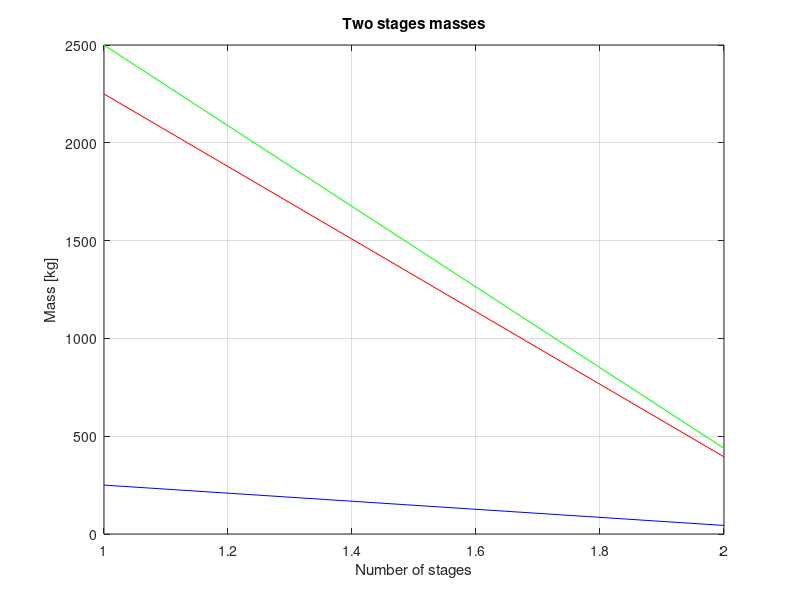
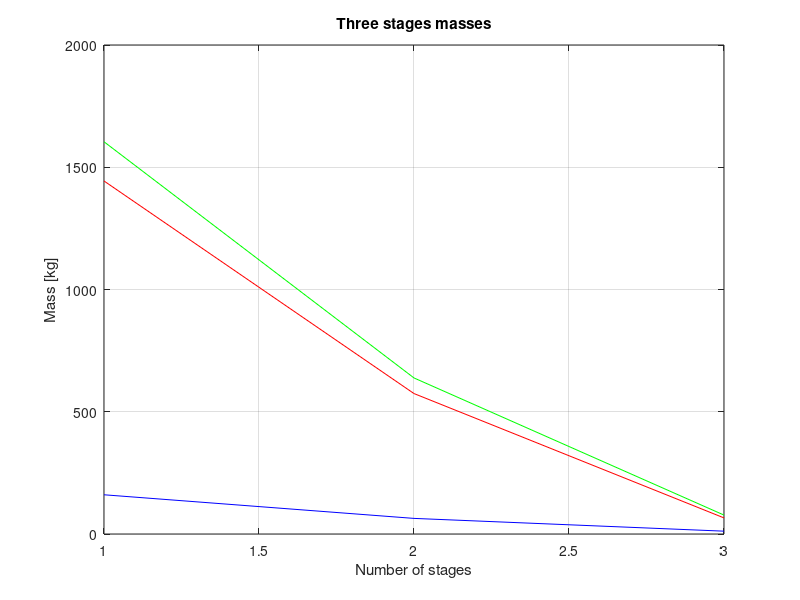
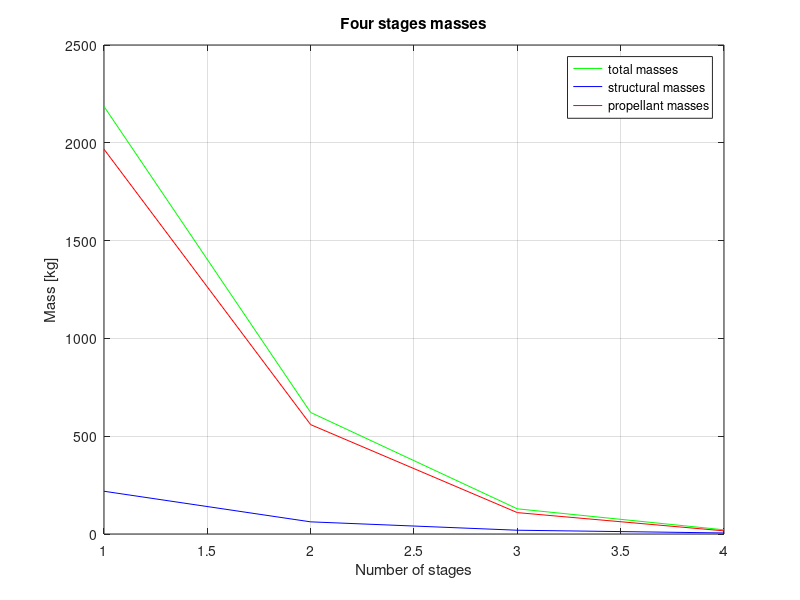
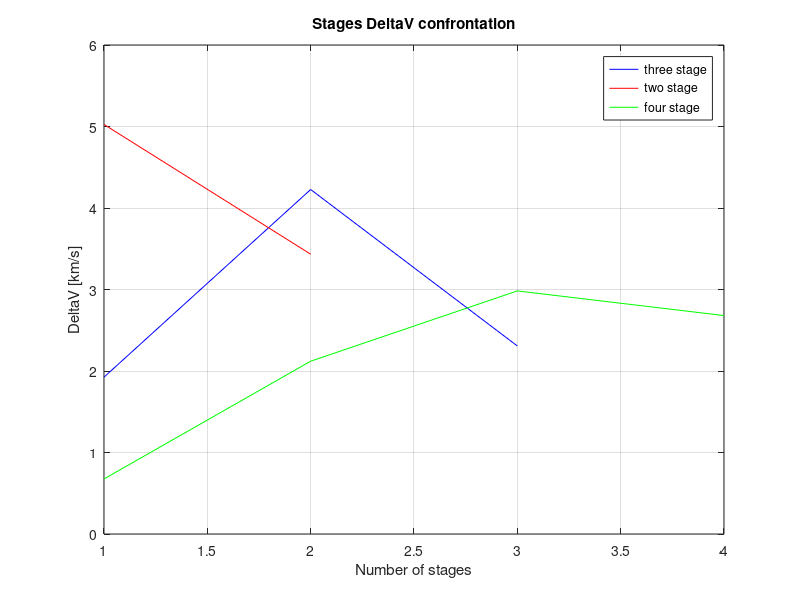

The MATLAB script that drew these images, in order:
close all
clear all
clc

%% DATA:

g = 9.81; %[m/s] GRAVITY ACCELERATION ON EARTH
m_pay = 50; %[kg] PAYLOAD MASS
DeltaV_tot = 8.4586; %[km/s] TOTAL DELTA V NEEDED

%Specific impulses:
Is1 = 250.3; %[s]
Is2 = 310.6; %[s]

%Exhaust velocities:
c1 = Is1*g/1000; %[km/s]
c2 = Is2*g/1000; %[km/s]

%structural coefficients:
eps1 = 0.10;
eps2 = 0.10;
eps3 = 0.15;

%% TWO STAGE OPTIMIZATION:

c = [c1 c2]'; %effective exhaust velocities vector
eps = [eps1 eps2]'; %structural coefficients vector

% LAGRAGIAN MULTIPLIERS COMPUTATION:

fun = @(lambda) DeltaV_tot - c1*log(lambda*c1-1)- c2*log(lambda*c2-1)+log(lambda)*sum(c)+sum(c.*log(c.*eps)); %function which we have to solve

lambda0 = 1;
lambda = fsolve(fun, lambda0); %solves fun with the initial condition lambda0 ATTENTION: very sensitive to lambda0
lambda_two = lambda;
% STEP MASSES & INITIAL TOTAL MASS COMPUTATION:

mr = (lambda.*c-1)./(lambda.*c.*eps); %mass ratios for each stage
mr_two = mr;

m2 =((mr(2)-1)/(1-eps2.*mr(2)))*(m_pay); %step mass of second stage
m1 =((mr(1)-1)/(1-eps1.*mr(1)))*(m2+m_pay); %step mass of first stage

mi_tot = m1+m2+m_pay;
mi_tot_two = m1+m2+m_pay;

m = [m1 m2];
m_two = [m1 m2];

% STRUCTURAL MASSES:

ms2 = m2*eps2;
ms1 = m1*eps1;

ms = [ms1 ms2]';
ms_two = [ms1 ms2]';

% PROPELLANT MASSES:

mp2 = m2 - ms2;
mp1 = m1 - ms1;

mp = [mp1 mp2]';
mp_two = [mp1 mp2]';

% PLOTS:

n_stages = [1:1:2];

figure(1)
plot (n_stages, m, 'g-');
hold on
grid on
plot (n_stages, ms, 'b-');
plot (n_stages, mp, 'r-');
title ('Two stages masses')
xlabel('Number of stages')
ylabel('Mass [kg]')
hold off

% DeltaVs FOR EACH STAGE:

DeltaV1 = c1*log(mr(1));
DeltaV2 = c2*log(mr(2));

DeltaV_stages = [DeltaV1 DeltaV2];
DeltaV_stages_two = DeltaV_stages;

%% THREE STAGE OPTIMIZATION:

Is1 = 257.3; %[s]
Is2 = 266.3; %[s]
Is3 = 270.0; %[s]

c3 = Is3*g/1000; %[km/s]

c = [c1 c2 c3]'; %effective exhaust velocities vector
eps = [eps1 eps2 eps3]'; %structural coefficients vector

% LAGRAGIAN MULTIPLIERS COMPUTATION:

fun = @(lambda) DeltaV_tot - c1*log(lambda*c1-1)- c2*log(lambda*c2-1)- c3*log(lambda*c3-1)+log(lambda)*sum(c)+sum(c.*log(c.*eps)); %function which we have to solve

lambda0 = 1;
lambda = fsolve(fun, lambda0); %solves fun with the initial condition lambda0 ATTENTION: very sensitive to lambda0
lambda_three = lambda;

% STEP MASSES & INITIAL TOTAL MASS COMPUTATION:

mr = (lambda.*c-1)./(lambda.*c.*eps); %mass ratios for each stage
mr_three = mr;

m3 = ((mr(3)-1)/(1-eps3.*mr(3)))*m_pay; %step mass of third stage
m2 =((mr(2)-1)/(1-eps2.*mr(2)))*(m3+m_pay); %step mass of second stage
m1 =((mr(1)-1)/(1-eps1.*mr(1)))*(m3+m2+m_pay); %step mass of first stage

mi_tot = m1+m2+m3+m_pay;
mi_tot_three = mi_tot;

m = [m1 m2 m3];
m_three = m;

% STRUCTURAL MASSES:

ms3 = m3*eps3;
ms2 = m2*eps2;
ms1 = m1*eps1;

ms = [ms1 ms2 ms3]';
ms_three = ms;

% PROPELLANT MASSES:

mp3 = m3 - ms3;
mp2 = m2 - ms2;
mp1 = m1 - ms1;

mp = [mp1 mp2 mp3]';
mp_three = mp;

% PLOTS:

n_stages3 = [1:1:3];

figure(2)
plot (n_stages3, m, 'g-');
hold on
grid on
plot (n_stages3, ms, 'b-');
plot (n_stages3, mp, 'r-');
title ('Three stages masses')
xlabel('Number of stages')
ylabel('Mass [kg]')
hold off

% DeltaVs FOR EACH STAGE:

DeltaV1 = c1*log(mr(1));
DeltaV2 = c2*log(mr(2));
DeltaV3 = c3*log(mr(3));

DeltaV_stages = [DeltaV1 DeltaV2 DeltaV3];
DeltaV_stages_three = DeltaV_stages;

%% FOUR STAGE OPTIMIZATION:

g = 9.81; %[m/s] GRAVITY ACCELERATION ON EARTH
m_pay = 50; %[kg] PAYLOAD MASS
DeltaV_tot = 8.4586; %[km/s] TOTAL DELTA V NEEDED

%Specific impulses:
Is1 = 257.3; %[s]
Is2 = 266.3; %[s]
Is3 = 273.3; %[s]
Is4 = 270.0; %[s]

%Exhaust velocities:
c1 = Is1*g/1000; %[km/s]
c2 = Is2*g/1000; %[km/s]
c3 = Is3*g/1000; %[km/s]
c4 = Is4*g/1000; %[km/s]

c = [c1 c2 c3 c4]'; %effective exhaust velocities vector

%structural coefficients:
eps1 = 0.10;
eps2 = 0.10;
eps3 = 0.15;
eps4 = 0.25;

eps = [eps1 eps2 eps3 eps4]'; %structural coefficients vector

%% LAGRAGIAN MULTIPLIERS COMPUTATION:

fun = @(lambda) DeltaV_tot - c1*log(lambda*c1-1)- c2*log(lambda*c2-1)- c3*log(lambda*c3-1)- c4*log(lambda*c4-1)+log(lambda)*sum(c)+sum(c.*log(c.*eps)); %function which we have to solve

lambda0 = 1;
lambda = fsolve(fun, lambda0); %solves fun with the initial condition lambda0 ATTENTION: very sensitive to lambda0

%% STEP MASSES & INITIAL TOTAL MASS COMPUTATION:

mr = (lambda.*c-1)./(lambda.*c.*eps); %mass ratios for each stage
mr_four = mr;

m4 = ((mr(4)-1)/(1-eps4.*mr(4)))*m_pay; %step mass of fourth stage
m3 = ((mr(3)-1)/(1-eps3.*mr(3)))*(m4+m_pay); %step mass of third stage
m2 =((mr(2)-1)/(1-eps2.*mr(2)))*(m4+m3+m_pay); %step mass of second stage
m1 =((mr(1)-1)/(1-eps1.*mr(1)))*(m4+m3+m2+m_pay); %step mass of first stage

mi_tot = m1+m2+m3+m4+m_pay;
mi_tot_four = mi_tot;
m = [m1 m2 m3 m4];
m_four = m;

%% STRUCTURAL MASSES:

ms4 = m4*eps4;
ms3 = m3*eps3;
ms2 = m2*eps2;
ms1 = m1*eps1;

ms = [ms1 ms2 ms3 ms4]';
ms_four = ms;

%% PROPELLANT MASSES:

mp4 = m4 - ms4;
mp3 = m3 - ms3;
mp2 = m2 - ms2;
mp1 = m1 - ms1;

mp = [mp1 mp2 mp3 mp4]';
mp_four = mp;

%% PLOTS:

n_stages4 = [1 2 3 4];

figure(3)
plot (n_stages4, m, 'g-');
hold on
grid on
plot (n_stages4, ms, 'b-');
plot (n_stages4, mp, 'r-');
legend ('total masses','structural masses','propellant masses');
title ('Four stages masses')
xlabel('Number of stages')
ylabel('Mass [kg]')
hold off

%% DeltaVs FOR EACH STAGE:

DeltaV1 = c1*log(mr(1));
DeltaV2 = c2*log(mr(2));
DeltaV3 = c3*log(mr(3));
DeltaV4 = c4*log(mr(4));

DeltaV_stages = [DeltaV1 DeltaV2 DeltaV3 DeltaV4];
DeltaV_stages_four = DeltaV_stages;

%% CONFRONTATION:
n_stages4 = [4 3 2 1];
n_stages3 = [3 2 1];
n_stages2 = [2 1];

figure(4)
plot (n_stages3, DeltaV_stages_three, 'b-');
hold on
grid on
plot (n_stages2, DeltaV_stages_two, 'r-');
plot (n_stages4, DeltaV_stages_four, 'g-');
title ('Stages DeltaV confrontation')
xlabel('Number of stages')
ylabel('DeltaV [km/s]')
legend('three stage','two stage','four stage');
hold off


figure(5)
plot (n_stages3, m_three, 'b-');
hold on
grid on
plot (n_stages2, m_two, 'r-');
plot (n_stages4, m_four, 'g-');
title ('Step masses confrontation')
xlabel('Number of stages')
ylabel('Step mass [kg]')
legend('three stage','two stage','four stage');
hold off

figure(6)
plot (n_stages3, ms_three, 'b-');
hold on
grid on
plot (n_stages2, ms_two, 'r-');
plot (n_stages4, ms_four, 'g-');
title ('Structural masses confrontation')
xlabel('Number of stages')
ylabel('Structural mass [kg]')
legend('three stage','two stage','four stage');
hold off

figure(7)
plot (n_stages3, mp_three, 'b-');
hold on
grid on
plot (n_stages2, mp_two, 'r-');
plot (n_stages4, mp_four, 'g-');
title ('Propellant masses confrontation')
xlabel('Number of stages')
ylabel('Propellant mass [kg]')
legend('three stage','two stage','four stage');
hold off

%% THRUST TO WEIGTH RATIOS:
%k = [1.0:0.01:1.06];
%s = length(k);

%for j=1:s
    
T1 = 1.12*mi_tot*9.81;
tw1_start = T1/(mi_tot*9.81);
tw1_end = T1/((mi_tot-mp1)*9.81);

T2 = 1.08*(m2+m3+m4+m_pay)*9.81;
tw2_start = T2/((m2+m3+m4+m_pay)*9.81);
tw2_end = T2/((m2+m3+m4+m_pay-mp2)*9.81);

T3 = 1.12*(m3+m4+m_pay)*9.81;
tw3_start = T3/((m3+m4+m_pay)*9.81);
tw3_end = T3/((m3+m4+m_pay-mp3)*9.81);

T4 = 1.4*(m4+m_pay)*9.81;
tw4_start = T4/((m4+m_pay)*9.81);
tw4_end = T4/(m_pay*9.81);

tw1 = [tw1_start tw1_end];
tw2 = [tw2_start tw2_end];
tw3 = [tw3_start tw3_end];
tw4 = [tw4_start tw4_end];
int = [1:2];


tw = [tw1_start tw1_end tw2_start tw2_end tw3_start tw3_end tw4_start tw4_end];
n = length(tw);
tw_max = tw(1);
for i=2:n
    if (tw(n)>tw_max)
        tw_max = tw(n);
    end
end

figure (7)
plot(int,tw1,'b-')
title('Thrust to weigth ratio variation')
xlabel('start to end burning')
ylabel('T/W')
hold on 
grid on
plot(int,tw2,'r-')
plot(int,tw3,'g-')
plot(int,tw4,'m-')
legend('First stage','Second stage','Third stage','Fouth stage')
hold off
%end
T = [T1 T2 T3 T4];